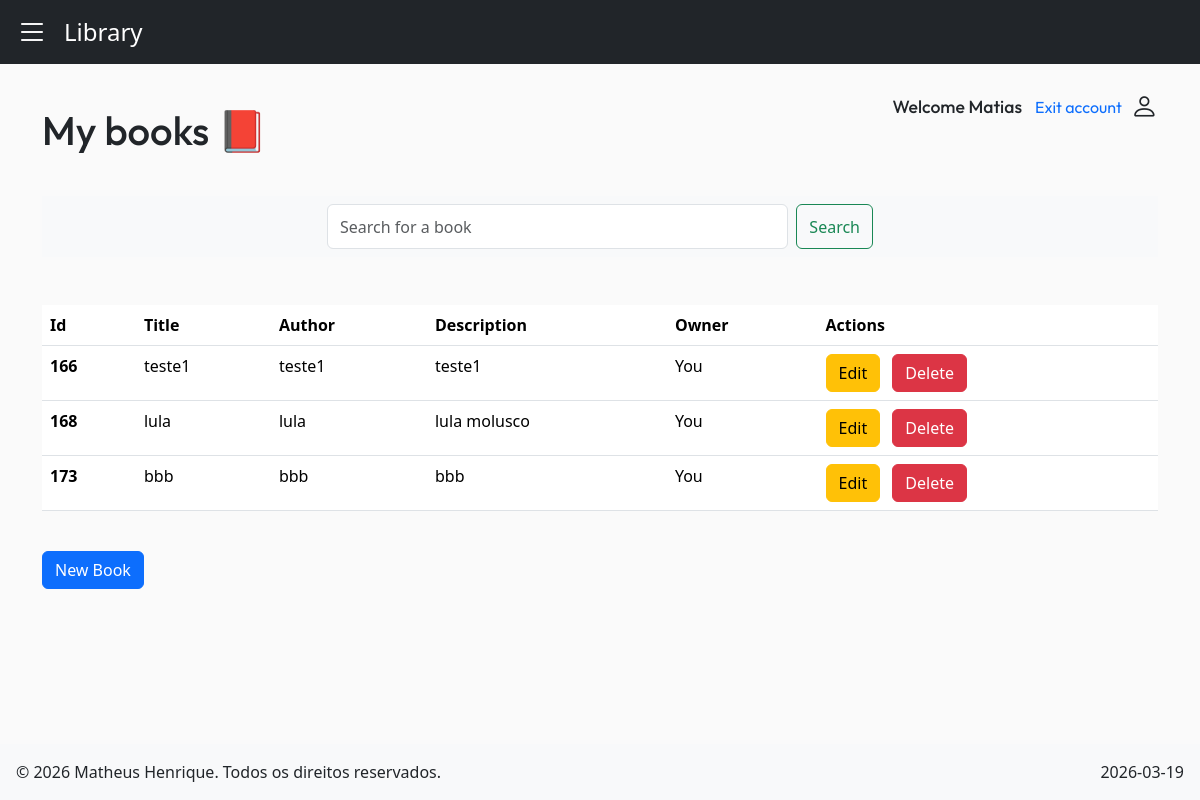
Before: /book/mybooks/ (signed in) with the older database file.
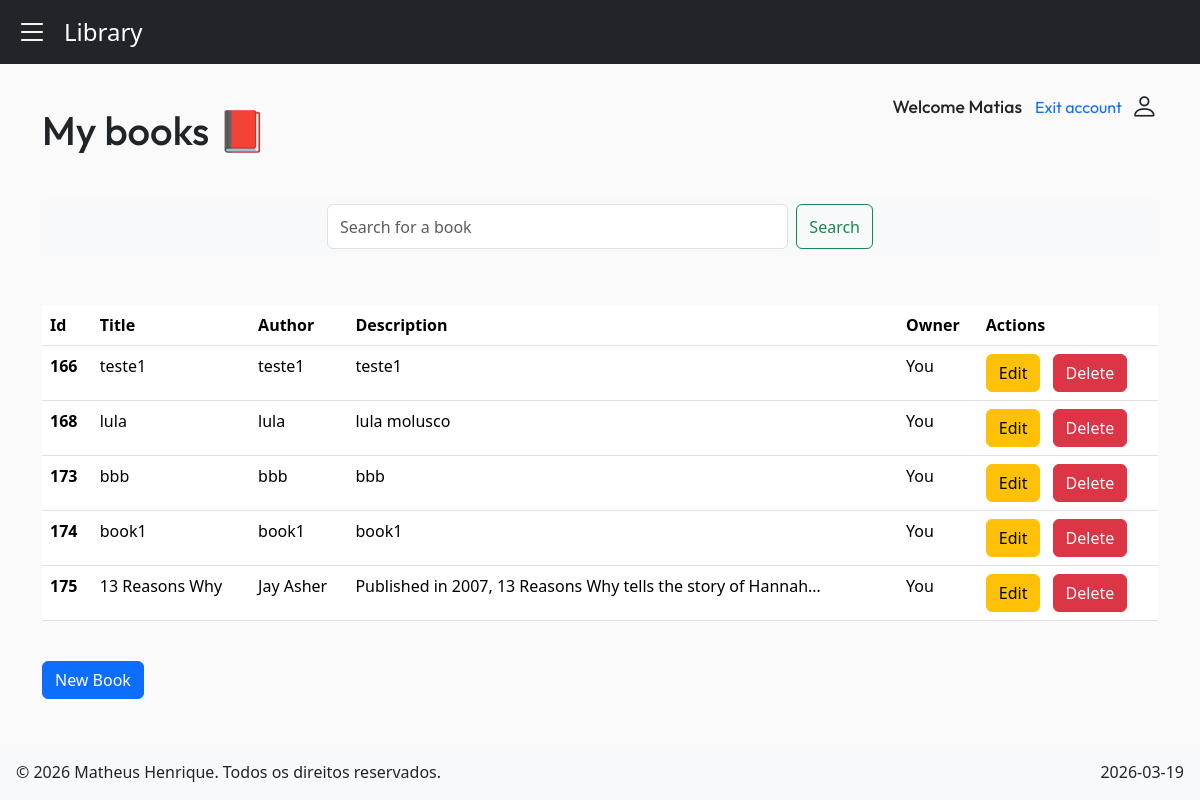
After: the same page with the newer database file.
### myapp/models.py (models this page shows, shortened)
class Book(models.Model):
    title = models.CharField(max_length=200)
    author = models.CharField(max_length=200)
    description = models.TextField(default='')
    owner = models.ForeignKey(User, on_delete=models.CASCADE)
    cover = models.ImageField(upload_to="covers/", null=True, blank=True)

### myapp/views.py (the view)
# urls.py: path('book/mybooks/', my_books, name="my_books"),
@login_required(login_url="/book/login/")
def my_books(request):
    query = request.GET.get('q', '').strip()
    if query:
        books = Book.objects.filter(
            Q(title__icontains=query) |
            Q(author__icontains=query) |
            Q(description__icontains=query)
        )
    else:
        books = Book.objects.filter(owner=request.user)
    books.order_by('title')
    username = request.user.username
    books_paginator = Paginator(books, 10)
    page_number = request.GET.get("page")
    page_obj = books_paginator.get_page(page_number)
    return render(request, 'myapp/mybooks.html', {'page_obj': page_obj, 'username': username, 'books': books, 'query': query})

### myapp/templates/myapp/mybooks.html (shortened to what this page needs)
{% extends "myapp/base.html" %}
{% block content %}
    <main class="container">
        {% if books %}
            <h1 class="d-flex align-items-center mt-4">
                My books 📕
                <div class="d-flex flex-column align-items-end ms-auto">
                    <p class="d-flex align-items-center" style="font-size: 1.1rem;">
                        Welcome {{ username|capfirst }}
                        <a href="{% url 'logout' %}" class="btn btn-link pe-2 link-underline" style="text-decoration: none;">
                            <span>Exit account</span>
                        </a>
                        <i class="bi bi-person" style="font-size: 1.7rem;"></i>
                    </p>
                    <p class="d-flex align-items-center" style="font-size: 1rem;">
                        <a href="#"
                            class="btn btn-link pe-2 link-underline"
                            style="text-decoration: none;">
                        </a>
                    </p>
                </div>
            </h1>
            <nav class="navbar bg-body-tertiary mt-4">
                <div class="container-fluid">
                    <form class="d-flex mx-auto w-50" role="search" method="GET">
                    <input
                        class="form-control me-2" style="height: 45px;" type="search" placeholder="Search for a book" aria-label="Search"
                        name="q"
                        value="{{ query }}"
                        />
                    <button class="btn btn-outline-success" type="submit">Search</button>
                    </form>
                </div>
            </nav>
            <table class="table mt-5">
                <thead>
                    <tr>
                    <th scope="col">Id</th>
                    <th scope="col">Title</th>
                    <th scope="col">Author</th>
                    <th scope="col">Description</th>
                    <th scope="col">Owner</th>
                    <th scope="col">Actions</th>
                    </tr>
                </thead>
                <tbody>
                    {% for book in page_obj %}
                        <tr>
                        <th scope="row">{{ book.id }}</th>
                        <td>{{ book.title }}</td>
                        <td>{{ book.author }}</td>
                        <td>{{ book.description|truncatechars:60 }}</td>
                        <td>You</td>
                        <td class="text-nowrap">
                            <a href="{% url "edit_book" book.pk %}" class="btn btn-warning">Edit</a>
                            <button type="button" class="btn btn-danger ms-2" data-bs-toggle="modal" data-bs-target="#meuModal{{ book.id }}">
                            Delete
                            </button>
                        </td>
                        </tr>
                    {% endfor %}
                </tbody>
            </table>
            <a href="{% url "create_book" %}" class="btn btn-primary mt-4">New Book</a>
        {% endif %}
    </main>
{% endblock content %}

Changed rows visible on the page:
added Book: id "174", title "book1", author "book1", description "book1"
added Book: id "175", title "13 Reasons Why", author "Jay Asher", description "Published in 2007, 13 Reasons Why tells the story of Hannah…"
